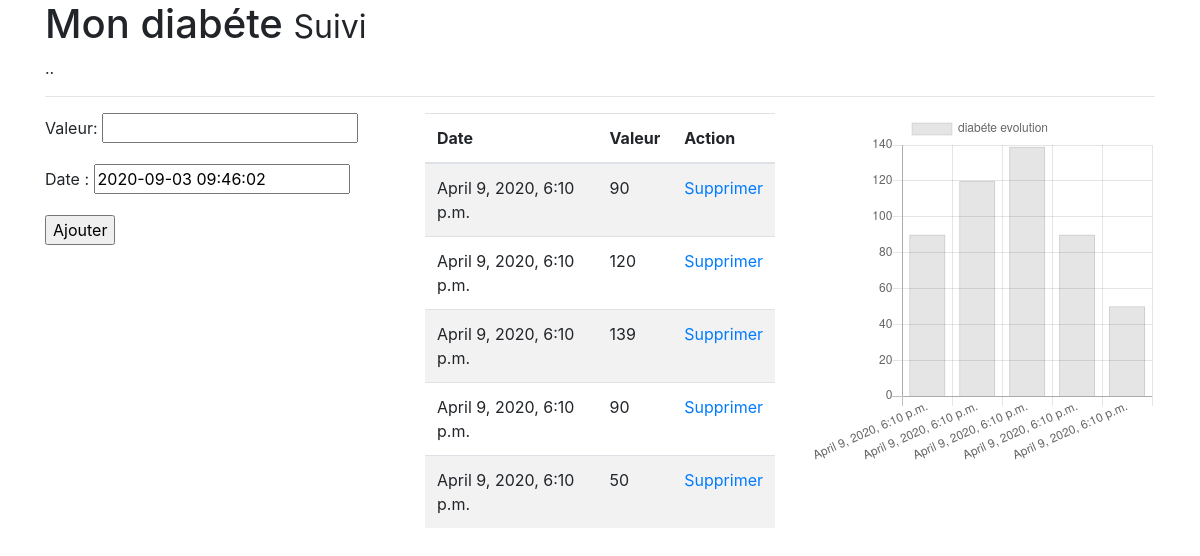
/myapp/, run on an earlier commit of the app's database.
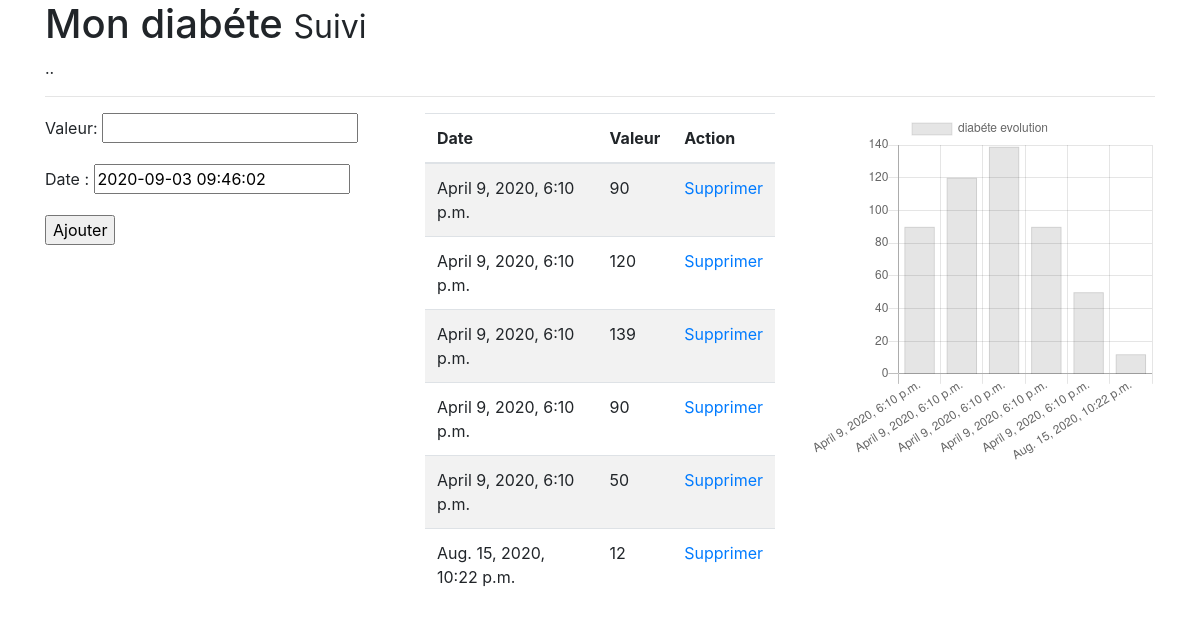
And on a later commit of the database.
### myapp/models.py (models this page shows, shortened)
class Article(models.Model):
    valeur = models.CharField(max_length=100)
    date = models.DateTimeField(default=timezone.now,
                                verbose_name="Date ")
    class Meta:
        verbose_name = "valeur"

### myapp/views.py (the view)
# urls.py: path('', views.index, name='index'),
def index(request):
    articles = Article.objects.all() # Nous sélectionnons tous nos articles
    form = ArticleForm(request.POST or None)
    if form.is_valid():
        post = form.save(commit=False)
        post.save()
    return render(request, 'home/index.html', {'form': form,'articles':articles} )

### myapp/forms.py
class ArticleForm(forms.ModelForm):
    class Meta:
        model = Article
        fields = '__all__'

### templates/home/index.html (shortened to what this page needs)
  <!doctype html>
<html lang="en">
  <head>
    <link rel="stylesheet" href="https://maxcdn.bootstrapcdn.com/bootstrap/4.0.0/css/bootstrap.min.css">
  </head>
  <body>
    <section class="container">
        <h1>Mon diabéte <small>Suivi</small></h1>
        <p>..</p>
        <hr/>
        <div class="row">
            <div class="col-md-4">
                <form action="{% url "index" %}" method="post">
                    {{ form.as_p }}
                    <input type="submit" value="Ajouter" />
                </form>
            </div>
            <div class="col-md-4">
                <table class="table table-striped">
                    <thead>
                      <tr>
                        <th scope="col">Date</th>
                        <th scope="col">Valeur</th>
                        <th scope="col">Action</th>
                      </tr>
                    </thead>
                    <tbody>
                {% for article in articles %}
                          <tr>
                            <td>{{ article.date }}</td>
                            <td>{{ article.valeur }}</td>
                            <td><a href="/myapp/delete/{{ article.id }}">Supprimer</a> </td>
                          </tr>
                {% empty %}
                    <p>Aucun valeur.</p>
                {% endfor %}
                    </tbody>
                </table>
            </div>
            <div class="col-md-4">
                <canvas id="myChart" width="400" height="400"></canvas>
            </div>
        </div>
    </section>
    <script>
        $(function(){
        var ctx = document.getElementById('myChart').getContext('2d');
        var myChart = new Chart(ctx, {
            type: 'bar',
            data: {
                labels: [
                {% for article in articles %}
                           '{{ article.date }}',
                {% endfor %}
                ],
                datasets: [{
                    label: 'diabéte evolution',
                    data: [
                {% for article in articles %}
                           '{{ article.valeur }}',
                {% endfor %}
                ],
                    borderWidth: 1
                }]
            },
            options: {
                scales: {
                    yAxes: [{
                        ticks: {
                            beginAtZero: true
                        }
                    }]
                }
            }
        });
    });
    </script>
  </body>
</html>

What changed in the data, as far as the page shows it:
added Article: date "Aug. 15, 2020, 10:22 p.m.", valeur "12"
Also different on the page:
chart data {{ article.valeur }}: 90, 120, 139, 90, 50 → 90, 120, 139, 90, 50, 12
